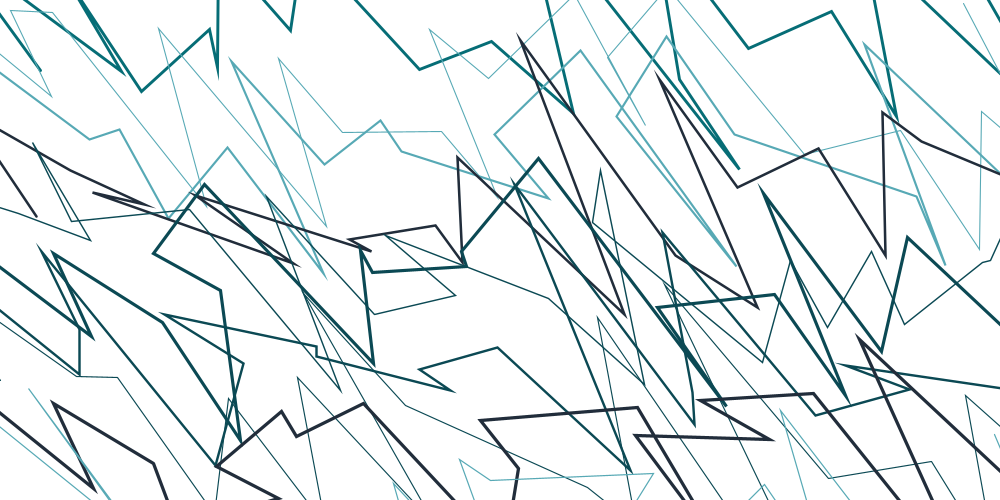
Frame 1 (no input)
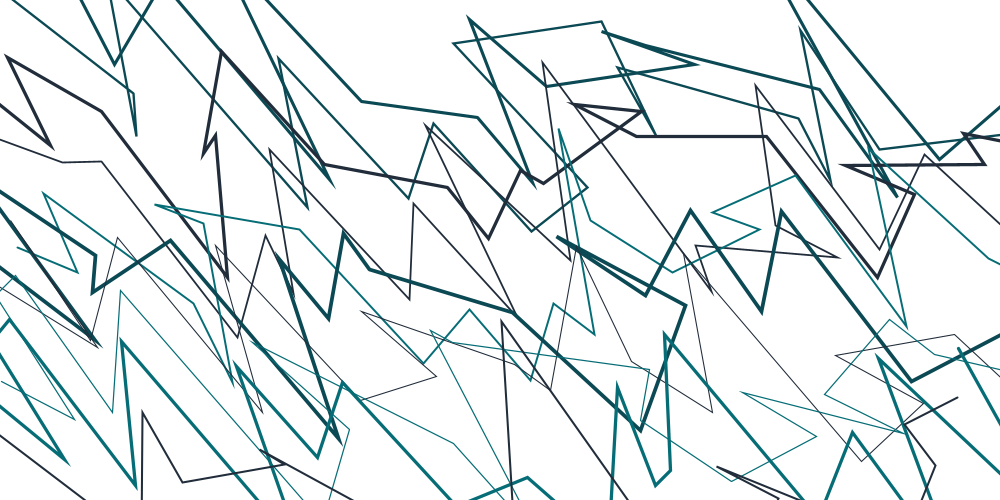
Frame 60 (the mouse pressed at the canvas centre just before this capture)
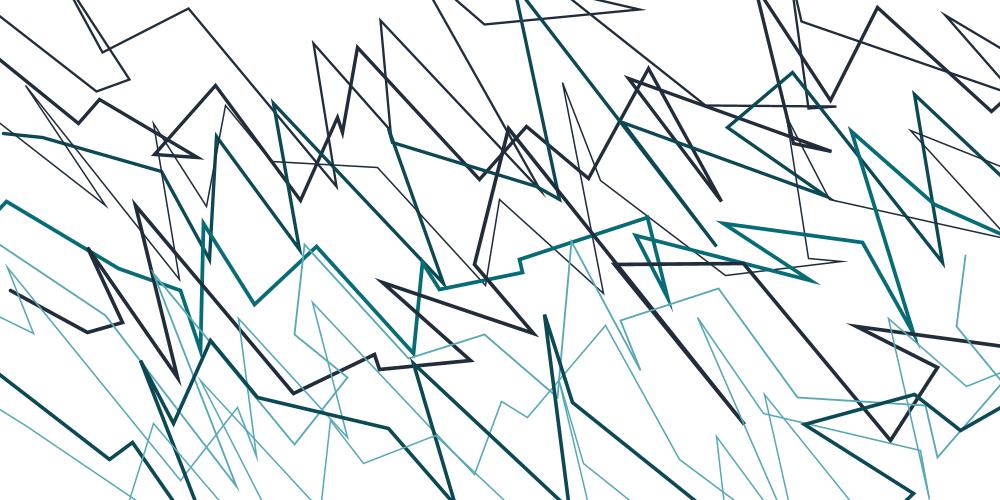
Frame 120 (the mouse held since frame 60 and released just before this capture)

The Processing sketch that drew these frames (run headless with seeded random() and noise(); from frame 60 on, the mouse is pressed at the canvas centre):

// Processing sketch: mar3
// ── mar3.pde
color[] paleta={color(87, 169, 181), color(6, 109, 118), color(11, 73, 84), color(33,45,59)};
float xoff = 0.0;

void setup() {
  size(1000, 500);
  frameRate(8);
}

void draw() {
  background(255);
  noFill();
  xoff = xoff + .01;
  float n = noise(xoff) * width;
  println(n);
  for (int i=0; i<height-5; i=i+50) {
    strokeWeight(random(1, 4));
    stroke(paleta[int(random(paleta.length))]);
    pushMatrix();
    translate(0, i);
    lq(n);
    popMatrix();
  }
}

void lq(float nn) {
  float num=100;
  float[] x={-50, 0, 50, 100, 150, 200, 250, 300, 350, 400, 450, 500, 550, 600, 650, 700, 750, 800, 850, 900, 950, 1000, 1050};
  float [] y={-20, -5, 0, 10, 100, 20, 100, 30, 90, 40, 100, 50, 90, -30, 80, 100, 20, 100, 30, 120, 30, 70, 40, 90, 50, 100, -30};
  pushMatrix();
  beginShape();
  for (int i=0; i<x.length; i=i+1) {
    float r= random(-num, num);
    vertex(x[i]+r, y[i]+r);
  }
  endShape();
  popMatrix();
}
